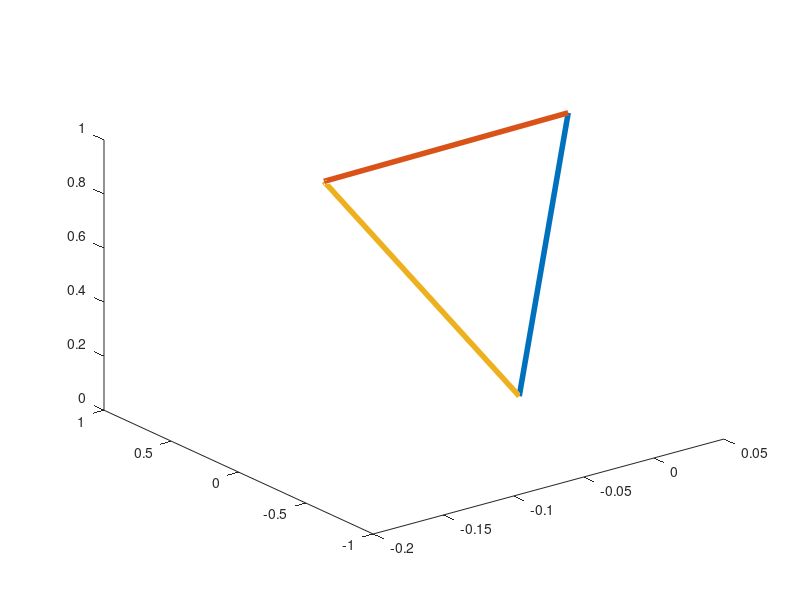

MATLAB code to generate this figure: (Note: this script raises an error after producing the figure.)
close all; clear all; clc;
% building a flat bouncing ball that is rigid
NDIM = 3;

% set angle for cone edges
THETA = 85; % in degrees
THETA_PERT = 3.0;

% initialize arrays
num_nodes = 3;
num_links = 3;
jj = zeros(num_links,1);
kk = zeros(num_links,1);
X = zeros(num_nodes, NDIM);
U = zeros(num_nodes, NDIM);

% set physical parameters
M = ones(num_nodes,1);
M(1:num_nodes) = 5e3*ones(num_nodes,1); % mass of each node
G = 5e3; % magnitude of the gravitational force
Sd = 1e9; % drag force constant

% set numerical parameters
dt = 1e-4;
end_time = 2e-1;
timevec = 0:dt:end_time;

% set positions of nodes around the circumference of the ball
X(1,:) = [0,0,0];
X(2,:) = [cos(THETA*pi/180),0,sin(THETA*pi/180)];
X(3,:) = [-cos(THETA*pi/180),0,sin(THETA*pi/180)];

% perturb initial configuration
PERT = [cos(THETA_PERT*pi/180) 0 -sin(THETA_PERT*pi/180);
        0                      0 0
	sin(THETA_PERT*pi/180) 0 cos(THETA_PERT*pi/180);];
X = (PERT*X')';

% build structure by creating links
jj(1) = 1; kk(1) = 2;
jj(2) = 2; kk(2) = 3;
jj(3) = 3; kk(3) = 1;

% plot initial structure
figure(1);
x = [X(jj,1) X(kk,1)];
y = [X(jj,2) X(kk,2)];
z = [X(jj,3) X(kk,3)];
plot3(x',y',z','linewidth',4)

% make a gravitational force
F_gravity = zeros(num_nodes, NDIM);
F_gravity(:,1) = 0;
F_gravity(:,2) = 0;
F_gravity(:,3) = -G.*M; 

% initialize the position of the center of mass
Xcm = (sum((M.*X))./sum(M))';

% initialize velocity center of mass
Ucm = (sum((M.*U))./sum(M))';

% initialize Xtwiddle
Xtwiddle = zeros(num_nodes,NDIM);
Xtwiddle = X - Xcm';

% initialize the angular velocity
L = zeros(NDIM,1);

% here is the timestep loop
centroid_position = zeros(length(timevec), NDIM);
centroid_velocity = zeros(length(timevec), NDIM);
bottom_position = zeros(length(timevec), NDIM);
for t = 1:length(timevec)

    % this just displays the current simulation time in the matlab window
    disp(timevec(t));	

    % compute moment of inertia tensor
    I = zeros(NDIM, NDIM);
    for k = 1:num_nodes
	I = I + M(k).*( (norm(Xtwiddle(k,:))^2).*eye(NDIM) - Xtwiddle(k,:)'*Xtwiddle(k,:) );
    end     

    % compute the angular velocity
    Omega = I\L;

    % normalize angular velocity if it is nonzero
    if(norm(Omega) > 100*eps)
         unit_Omega = Omega/norm(Omega);
         Omega_cross = [0 -Omega(3) Omega(2); Omega(3) 0 -Omega(1); -Omega(2) Omega(1) 0];
         P_Omega = unit_Omega*unit_Omega';
	 Xtwiddle = ( P_Omega*(Xtwiddle') + cos(norm(Omega)*dt).*(eye(NDIM) - P_Omega)*(Xtwiddle') + sin(norm(Omega)*dt).*(Omega_cross*(Xtwiddle'))./norm(Omega) )';
    end

    % compute net force and net torque
    net_force = zeros(NDIM,1);
    net_torque = zeros(NDIM,1);
    drag_force = F_drag(X,Sd,Ucm);
    for l = 1:num_nodes
    	net_force = net_force + F_gravity(l,:)' + drag_force(l,:)';
        net_torque = net_torque + cross(Xtwiddle(l,:)', F_gravity(l,:)' + drag_force(l,:)');
    end	

    % update the position and velocity for the center of mass
    Ucm = Ucm + (dt/sum(M)).*net_force;
    Xcm = Xcm + dt.*Ucm;

    % update the angular momentum
    L = L + dt.*net_torque;    

    % update positions of individual masses
    X = Xtwiddle + Xcm';

    % store the position of centroid
    bottom_position(t,:) = X(1,:);	
    centroid_position(t,:) = Xcm';
    centroid_velocity(t,:) = Ucm';

    % plot the current position of the ball
    figure(2);
    x = [X(jj,1) X(kk,1)];
    y = [X(jj,2) X(kk,2)];
    z = [X(jj,3) X(kk,3)];
    plot3(x',y',z','linewidth',4)
    pause(0.0001)

    % stop simulation if it blows up.
    if(norm(X)> 1e10)
      break
    end

end

figure(3); hold on
plot(timevec, centroid_position,'linewidth',2)
legend('x','y','z')

figure(4); hold on
plot(timevec, centroid_velocity,'linewidth',2)
legend('x','y','z')

figure(5); hold on
plot(timevec, bottom_position(:,1),'linewidth',2)
legend('x','y','z')

% function which defines a drag force
function Fd = F_drag(X,Sd,Ucm)
    nodes = [1:3];
    Fd = zeros(size(X));
    [foo ind] = min(X);
    othernodes = find(nodes ~= ind(3));
    Xmin = X(ind(3),:);
    X1 = X(othernodes(1),:);
    X2 = X(othernodes(2),:); 
    costheta1 = X1(1)/norm(X1);
    costheta2 = X2(1)/norm(X2);
    Fd(othernodes(1),3) = Sd*(norm(Ucm)^2)*abs(costheta1);
    Fd(othernodes(2),3) = Sd*(norm(Ucm)^2)*abs(costheta2);	
end

